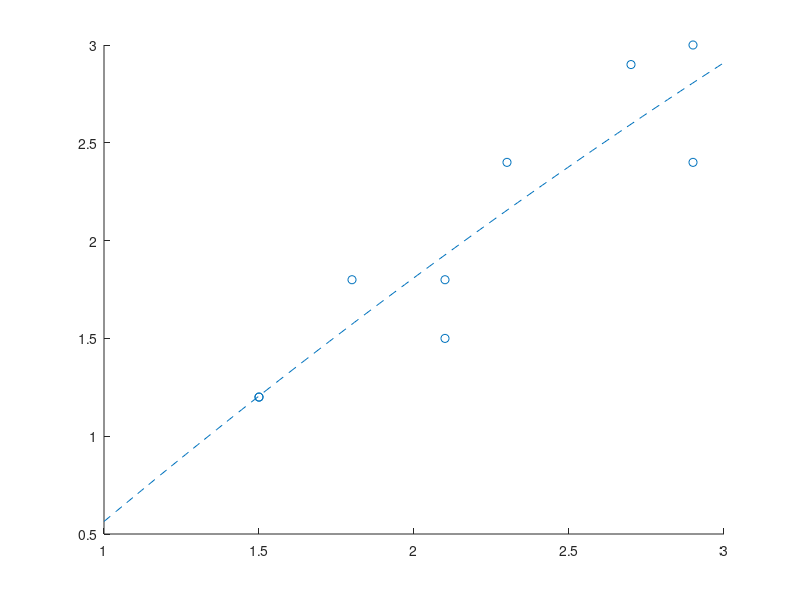
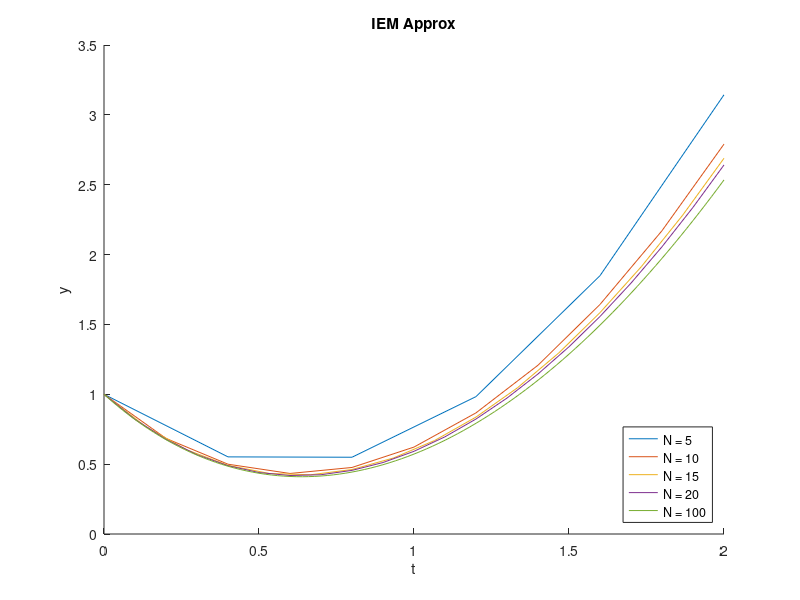

MATLAB code for these plots, in order:
%Problem 1
clear
clc
w = [2.9, 2.1, 2.3, 2.1, 1.8, 2.7, 1.5, 2.9, 1.5];
d = [2.4, 1.5, 2.4, 1.8, 1.8, 2.9, 1.2, 3, 1.2];
x = w;
y = d;
A = [ones(length(x), 1), x', x'.^2];
b = y';

x_ls = (A' * A) \ (A' * b);
x_vec = linspace(1, 3);

lin_fit = (x_ls(3) * x_vec.^2) + (x_ls(2) * x_vec) + (x_ls(1));
scatter(x, y, "o");
hold on;
plot(x_vec, lin_fit, "--");
hold off

%problem 2
clear
clc

N = [5, 10, 15, 20, 100];
y_0 = 1;
t_0 = 0;
figure
title("IEM Approx");
xlabel("t");
ylabel("y");
hold on
for n = N
    delta_t = 2/n;
    t = 0:delta_t:2;
    sol = NaN(1, length(t));
    sol(1) = y_0;
    for k = 2 : length(t)
        sol(k) = sol(k - 1) + delta_t*(((t(k - 1))^2) - 2*(sol(k - 1)));
        sol(k) = sol(k - 1) + (delta_t/2)*(((t(k - 1) + t(k))^2) - 2*(sol(k - 1) + sol(k)));
    end
    plot(t, sol)
    
end
legend("N = 5", "N = 10", "N = 15", "N = 20", "N = 100", "location", "southeast");

hold off;